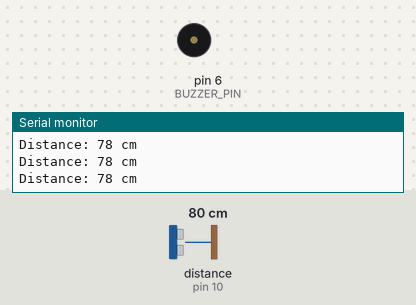
Simulated run of this sketch. Board: Arduino Uno, built with avr-gcc and run on an emulated ATmega328P. On the bench: buzzer (waves = sounding, pin HIGH), the last lines printed to the serial monitor. Wiring (inferred from the names in the program): ultrasonic range finder: trigger pin 9; echo pin 10. The inputs (shaded band) are chosen by the test bench; at power-on: distance to the obstacle (sensor on pin 10) 80 cm. The echo pulse lasts 58.3 µs per cm; pins used as bus, display or sensor lines are not drawn.

Above: at 1.2 s.
1.3 s: distance to the obstacle (sensor on pin 10) set to 56 cm
4.3 s: distance to the obstacle (sensor on pin 10) set to 46 cm
At 4.49 s:
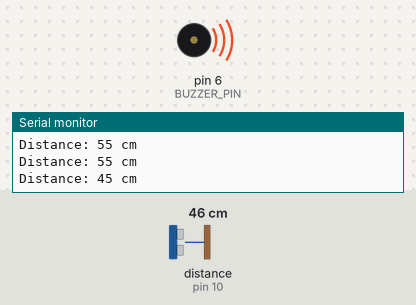
7.3 s: distance to the obstacle (sensor on pin 10) set to 60 cm
At 7.8 s:
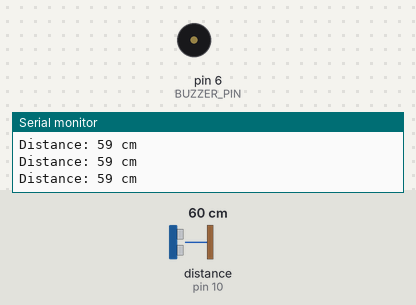
8.8 s: distance to the obstacle (sensor on pin 10) set to 2 cm
At 8.96 s:
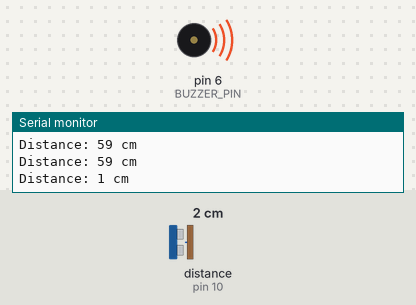
Timing chart, 0 to 12.8 s (numbered marks = the images above; inputs shaded):
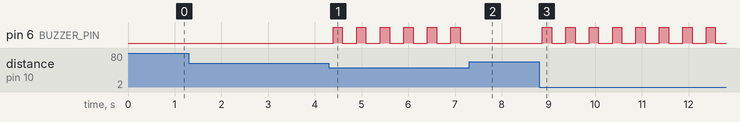

Measured:
- the behaviour switches between 51 and 50 cm on distance to the obstacle (sensor on pin 10) (found by bisection; images 0 and 1)
- after the input at 4.3 s, pin 6 (BUZZER_PIN): alternates HIGH for 0.20 s and LOW for 0.30 s, starting after 0.09 s
- after the input at 7.3 s, pin 6 (BUZZER_PIN): stops changing and stays LOW
- after the input at 8.8 s, pin 6 (BUZZER_PIN): alternates HIGH for 0.20 s and LOW for 0.30 s, starting after 0.07 s

The sketch:

ssda_project.ino
```cpp
#define TRIG_PIN 9
#define ECHO_PIN 10
#define BUZZER_PIN 6

long duration;
int distance;

void setup() {
  pinMode(TRIG_PIN, OUTPUT);
  pinMode(ECHO_PIN, INPUT);
  pinMode(BUZZER_PIN, OUTPUT);
  Serial.begin(9600);
}

void loop() {
  digitalWrite(TRIG_PIN, LOW);
  delayMicroseconds(2);
  digitalWrite(TRIG_PIN, HIGH);
  delayMicroseconds(10);
  digitalWrite(TRIG_PIN, LOW);

  duration = pulseIn(ECHO_PIN, HIGH);
  distance = duration * 0.034 / 2;

  Serial.print("Distance: ");
  Serial.print(distance);
  Serial.println(" cm");

  if (distance < 50) {
    digitalWrite(BUZZER_PIN, HIGH);
    delay(200);
    digitalWrite(BUZZER_PIN, LOW);
    delay(200);
  } else {
    digitalWrite(BUZZER_PIN, LOW);
  }

  delay(100);
}
```
